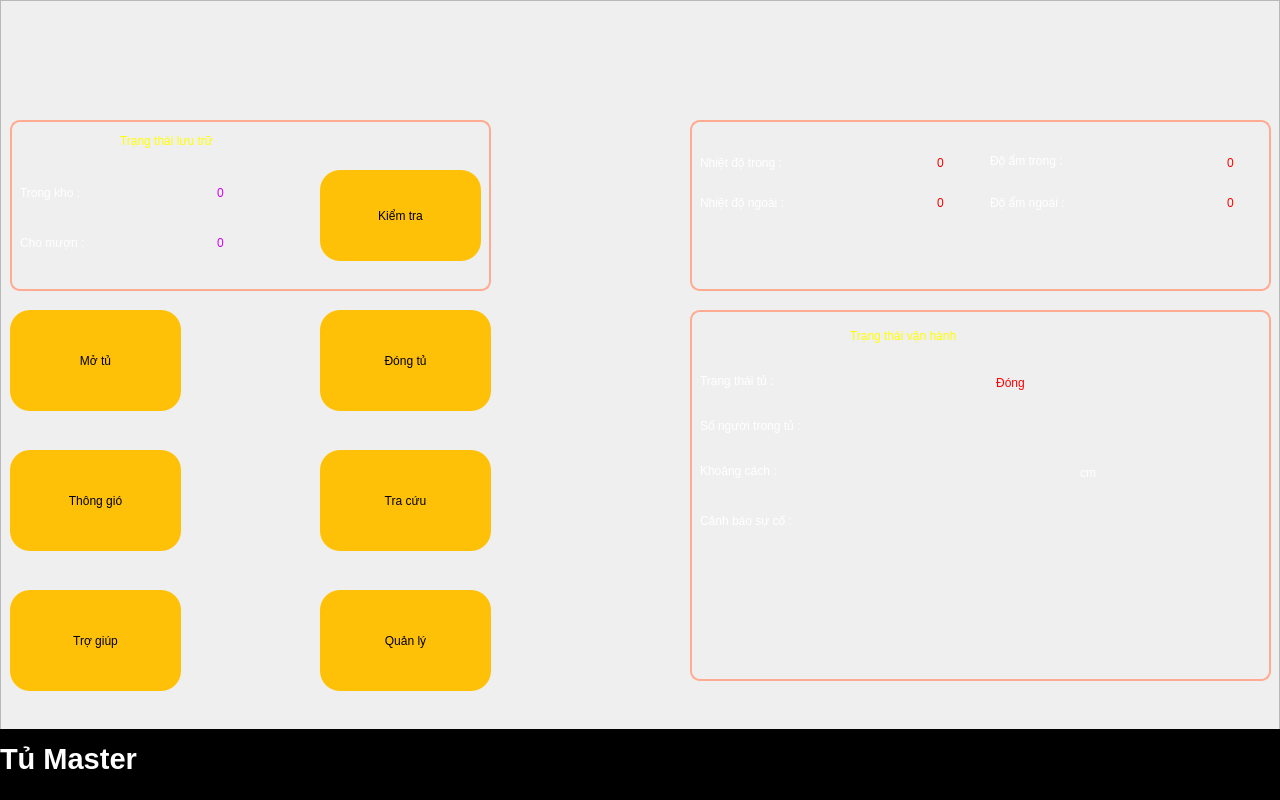
<?xml version="1.0" encoding="UTF-8"?>
<ui version="4.0">
 <class>SV_mainDisplay</class>
 <widget class="QMainWindow" name="SV_mainDisplay">
  <property name="geometry">
   <rect>
    <x>0</x>
    <y>0</y>
    <width>1280</width>
    <height>800</height>
   </rect>
  </property>
  <property name="windowTitle">
   <string>MainWindow</string>
  </property>
  <property name="styleSheet">
   <string notr="true">.QFrame{
	background-image: url(:/images/darkbg.jpg);
}</string>
  </property>
  <widget class="QWidget" name="centralwidget">
   <widget class="QFrame" name="frame">
    <property name="geometry">
     <rect>
      <x>0</x>
      <y>0</y>
      <width>1280</width>
      <height>800</height>
     </rect>
    </property>
    <property name="styleSheet">
     <string notr="true">#grTopMain{background-color: rgb(0, 0, 0);color: rgb(255, 255, 255);}QGroupBox {border: 2px solid #FFAB91;border-radius: 10px;}QPushButton:pressed { background-color: #FF6E40}.QPushButton{border-radius: 20px;background-color: #FFC107;font: 75 20pt bold &quot;Ubuntu&quot;;}</string>
    </property>
    <property name="frameShape">
     <enum>QFrame::StyledPanel</enum>
    </property>
    <property name="frameShadow">
     <enum>QFrame::Raised</enum>
    </property>
    <widget class="QGroupBox" name="grTopMain">
     <property name="geometry">
      <rect>
       <x>0</x>
       <y>729</y>
       <width>1281</width>
       <height>71</height>
      </rect>
     </property>
     <property name="styleSheet">
      <string notr="true">#grTopMain{ border: 0px solid gray; border-radius: 0px; }.QLabel {font: 57 bold 22pt &quot;Ubuntu&quot;;color: rgb(255, 255, 255);}</string>
     </property>
     <property name="title">
      <string/>
     </property>
     <widget class="QLabel" name="label">
      <property name="geometry">
       <rect>
        <x>0</x>
        <y>0</y>
        <width>341</width>
        <height>60</height>
       </rect>
      </property>
      <property name="font">
       <font>
        <family>Ubuntu</family>
        <pointsize>22</pointsize>
        <weight>75</weight>
        <italic>false</italic>
        <bold>true</bold>
       </font>
      </property>
      <property name="text">
       <string>Tủ Master</string>
      </property>
      <property name="margin">
       <number>10</number>
      </property>
     </widget>
     <widget class="QLabel" name="label_2">
      <property name="geometry">
       <rect>
        <x>530</x>
        <y>-1</y>
        <width>741</width>
        <height>61</height>
       </rect>
      </property>
      <property name="font">
       <font>
        <family>Ubuntu</family>
        <pointsize>22</pointsize>
        <weight>75</weight>
        <italic>false</italic>
        <bold>true</bold>
       </font>
      </property>
      <property name="text">
       <string/>
      </property>
      <property name="alignment">
       <set>Qt::AlignRight|Qt::AlignTrailing|Qt::AlignVCenter</set>
      </property>
      <property name="margin">
       <number>10</number>
      </property>
     </widget>
    </widget>
    <widget class="QGroupBox" name="grTempOut">
     <property name="geometry">
      <rect>
       <x>690</x>
       <y>120</y>
       <width>581</width>
       <height>171</height>
      </rect>
     </property>
     <property name="styleSheet">
      <string notr="true">.QLabel{color: rgb(255, 255, 255);font: 75 20pt &quot;Ubuntu&quot;;}#lbTempOutValue{color: rgb(255, 0,0);font: 75 Bold 22pt &quot;Ubuntu&quot;;}#lbHumiOutValue{color: rgb(255, 0, 0);font: 75 Bold 22pt &quot;Ubuntu&quot;;}#lbTempInValue{color: rgb(255, 0, 0);font: 75 Bold 22pt &quot;Ubuntu&quot;;}#lbHumiInValue{color: rgb(255, 0, 0);font: 75 Bold 22pt &quot;Ubuntu&quot;;}</string>
     </property>
     <property name="title">
      <string/>
     </property>
     <widget class="QLabel" name="lbTempIn_2">
      <property name="geometry">
       <rect>
        <x>10</x>
        <y>60</y>
        <width>201</width>
        <height>45</height>
       </rect>
      </property>
      <property name="text">
       <string>Nhiệt độ ngoài : </string>
      </property>
     </widget>
     <widget class="QLabel" name="lbHumiIn_2">
      <property name="geometry">
       <rect>
        <x>300</x>
        <y>60</y>
        <width>191</width>
        <height>45</height>
       </rect>
      </property>
      <property name="text">
       <string>Độ ẩm ngoài : </string>
      </property>
     </widget>
     <widget class="QLabel" name="lbTempOutValue">
      <property name="geometry">
       <rect>
        <x>210</x>
        <y>60</y>
        <width>81</width>
        <height>45</height>
       </rect>
      </property>
      <property name="text">
       <string>0</string>
      </property>
      <property name="alignment">
       <set>Qt::AlignCenter</set>
      </property>
     </widget>
     <widget class="QLabel" name="lbHumiOutValue">
      <property name="geometry">
       <rect>
        <x>500</x>
        <y>60</y>
        <width>81</width>
        <height>45</height>
       </rect>
      </property>
      <property name="text">
       <string>0</string>
      </property>
      <property name="alignment">
       <set>Qt::AlignCenter</set>
      </property>
     </widget>
     <widget class="QLabel" name="lbTempInValue">
      <property name="geometry">
       <rect>
        <x>210</x>
        <y>20</y>
        <width>81</width>
        <height>45</height>
       </rect>
      </property>
      <property name="text">
       <string>0</string>
      </property>
      <property name="alignment">
       <set>Qt::AlignCenter</set>
      </property>
     </widget>
     <widget class="QLabel" name="lbTempIn">
      <property name="geometry">
       <rect>
        <x>10</x>
        <y>20</y>
        <width>201</width>
        <height>45</height>
       </rect>
      </property>
      <property name="text">
       <string>Nhiệt độ trong : </string>
      </property>
     </widget>
     <widget class="QLabel" name="lbHumiInValue">
      <property name="geometry">
       <rect>
        <x>500</x>
        <y>20</y>
        <width>81</width>
        <height>45</height>
       </rect>
      </property>
      <property name="text">
       <string>0</string>
      </property>
      <property name="alignment">
       <set>Qt::AlignCenter</set>
      </property>
     </widget>
     <widget class="QLabel" name="lbHumiIn">
      <property name="geometry">
       <rect>
        <x>300</x>
        <y>20</y>
        <width>191</width>
        <height>41</height>
       </rect>
      </property>
      <property name="text">
       <string>Độ ẩm trong :</string>
      </property>
     </widget>
    </widget>
    <widget class="QGroupBox" name="grStatusMotor">
     <property name="geometry">
      <rect>
       <x>10</x>
       <y>120</y>
       <width>481</width>
       <height>171</height>
      </rect>
     </property>
     <property name="styleSheet">
      <string notr="true">.QLabel{color: rgb(255, 255, 255);font: 75  20pt &quot;Ubuntu&quot;;}
#lbTrangThaiLuuTru{color:#FFFF00 ;font: 75  22pt &quot;Ubuntu&quot;;}
#lbChoMuon{color :#D500F9;font:75 bold 22pt &quot;Ubuntu&quot;;}
#lbTrongKho{color :#D500F9;font:75  bold 22pt &quot;Ubuntu&quot;;}
</string>
     </property>
     <property name="title">
      <string/>
     </property>
     <widget class="QLabel" name="lbTrangThaiLuuTru">
      <property name="geometry">
       <rect>
        <x>110</x>
        <y>5</y>
        <width>251</width>
        <height>31</height>
       </rect>
      </property>
      <property name="text">
       <string>Trạng thái lưu trữ</string>
      </property>
     </widget>
     <widget class="QLabel" name="lbTrongKho">
      <property name="geometry">
       <rect>
        <x>160</x>
        <y>50</y>
        <width>101</width>
        <height>45</height>
       </rect>
      </property>
      <property name="text">
       <string>0</string>
      </property>
      <property name="alignment">
       <set>Qt::AlignCenter</set>
      </property>
     </widget>
     <widget class="QLabel" name="lbTempIn_9">
      <property name="geometry">
       <rect>
        <x>10</x>
        <y>50</y>
        <width>141</width>
        <height>45</height>
       </rect>
      </property>
      <property name="text">
       <string>Trong kho :</string>
      </property>
     </widget>
     <widget class="QLabel" name="lbChoMuon">
      <property name="geometry">
       <rect>
        <x>160</x>
        <y>100</y>
        <width>101</width>
        <height>45</height>
       </rect>
      </property>
      <property name="text">
       <string>0</string>
      </property>
      <property name="alignment">
       <set>Qt::AlignCenter</set>
      </property>
     </widget>
     <widget class="QLabel" name="lbTempIn_10">
      <property name="geometry">
       <rect>
        <x>10</x>
        <y>100</y>
        <width>141</width>
        <height>45</height>
       </rect>
      </property>
      <property name="text">
       <string>Cho mượn :</string>
      </property>
     </widget>
     <widget class="QPushButton" name="btKiemTra">
      <property name="geometry">
       <rect>
        <x>310</x>
        <y>50</y>
        <width>161</width>
        <height>91</height>
       </rect>
      </property>
      <property name="text">
       <string>Kiểm tra</string>
      </property>
     </widget>
    </widget>
    <widget class="QGroupBox" name="grControl">
     <property name="geometry">
      <rect>
       <x>0</x>
       <y>290</y>
       <width>561</width>
       <height>441</height>
      </rect>
     </property>
     <property name="styleSheet">
      <string notr="true">#grControl{ border: 0px solid gray; border-radius: 0px; } </string>
     </property>
     <property name="title">
      <string/>
     </property>
     <widget class="QPushButton" name="btTroGiup">
      <property name="geometry">
       <rect>
        <x>10</x>
        <y>300</y>
        <width>171</width>
        <height>101</height>
       </rect>
      </property>
      <property name="text">
       <string>Trợ giúp</string>
      </property>
     </widget>
     <widget class="QPushButton" name="btQuanLy">
      <property name="geometry">
       <rect>
        <x>320</x>
        <y>300</y>
        <width>171</width>
        <height>101</height>
       </rect>
      </property>
      <property name="text">
       <string>Quản lý</string>
      </property>
     </widget>
     <widget class="QPushButton" name="btDongTu">
      <property name="geometry">
       <rect>
        <x>320</x>
        <y>20</y>
        <width>171</width>
        <height>101</height>
       </rect>
      </property>
      <property name="text">
       <string>Đóng tủ</string>
      </property>
     </widget>
     <widget class="QPushButton" name="btMoTu">
      <property name="geometry">
       <rect>
        <x>10</x>
        <y>20</y>
        <width>171</width>
        <height>101</height>
       </rect>
      </property>
      <property name="text">
       <string>Mở tủ</string>
      </property>
     </widget>
     <widget class="QPushButton" name="btThongGio">
      <property name="geometry">
       <rect>
        <x>10</x>
        <y>160</y>
        <width>171</width>
        <height>101</height>
       </rect>
      </property>
      <property name="text">
       <string>Thông gió</string>
      </property>
     </widget>
     <widget class="QPushButton" name="btTraCuu">
      <property name="geometry">
       <rect>
        <x>320</x>
        <y>160</y>
        <width>171</width>
        <height>101</height>
       </rect>
      </property>
      <property name="text">
       <string>Tra cứu</string>
      </property>
     </widget>
    </widget>
    <widget class="QGroupBox" name="grWarning">
     <property name="geometry">
      <rect>
       <x>690</x>
       <y>310</y>
       <width>581</width>
       <height>371</height>
      </rect>
     </property>
     <property name="styleSheet">
      <string notr="true">#lbWarning{color: rgb(255, 0, 0);font: 75 Bold 22pt &quot;Ubuntu&quot;;}#lbCanhBao{color:#FFFF00 ;font: 75  22pt &quot;Ubuntu&quot;;}.QLabel{color: rgb(255, 255, 255);font: 75 20pt &quot;Ubuntu&quot;;}#lbKhoangCach{color: rgb(255, 0, 0);font: 75 Bold 22pt &quot;Ubuntu&quot;;}#lbstatusMotor{color: rgb(255, 0, 0);font: 75 Bold 22pt &quot;Ubuntu&quot;;}#lbSoNguoi{color: rgb(255, 0, 0);font: 75 Bold 22pt &quot;Ubuntu&quot;;}</string>
     </property>
     <property name="title">
      <string/>
     </property>
     <widget class="QLabel" name="lbCanhBao">
      <property name="geometry">
       <rect>
        <x>160</x>
        <y>5</y>
        <width>271</width>
        <height>41</height>
       </rect>
      </property>
      <property name="text">
       <string>Trạng thái vận hành</string>
      </property>
     </widget>
     <widget class="QLabel" name="lbTempIn_7">
      <property name="geometry">
       <rect>
        <x>390</x>
        <y>140</y>
        <width>81</width>
        <height>45</height>
       </rect>
      </property>
      <property name="text">
       <string>cm</string>
      </property>
     </widget>
     <widget class="QLabel" name="lbKhoangCach">
      <property name="geometry">
       <rect>
        <x>270</x>
        <y>140</y>
        <width>111</width>
        <height>45</height>
       </rect>
      </property>
      <property name="text">
       <string/>
      </property>
      <property name="alignment">
       <set>Qt::AlignCenter</set>
      </property>
     </widget>
     <widget class="QLabel" name="lbHumiIn_3">
      <property name="geometry">
       <rect>
        <x>10</x>
        <y>140</y>
        <width>191</width>
        <height>41</height>
       </rect>
      </property>
      <property name="text">
       <string>Khoảng cách :</string>
      </property>
     </widget>
     <widget class="QLabel" name="lbstatusMotor">
      <property name="geometry">
       <rect>
        <x>220</x>
        <y>50</y>
        <width>201</width>
        <height>45</height>
       </rect>
      </property>
      <property name="text">
       <string>Đóng</string>
      </property>
      <property name="alignment">
       <set>Qt::AlignCenter</set>
      </property>
     </widget>
     <widget class="QLabel" name="lbSoNguoi">
      <property name="geometry">
       <rect>
        <x>250</x>
        <y>95</y>
        <width>141</width>
        <height>45</height>
       </rect>
      </property>
      <property name="text">
       <string/>
      </property>
      <property name="alignment">
       <set>Qt::AlignCenter</set>
      </property>
     </widget>
     <widget class="QLabel" name="lbHumiIn_4">
      <property name="geometry">
       <rect>
        <x>10</x>
        <y>50</y>
        <width>181</width>
        <height>41</height>
       </rect>
      </property>
      <property name="text">
       <string>Trạng thái tủ :</string>
      </property>
     </widget>
     <widget class="QLabel" name="lbHumiIn_5">
      <property name="geometry">
       <rect>
        <x>10</x>
        <y>95</y>
        <width>231</width>
        <height>41</height>
       </rect>
      </property>
      <property name="text">
       <string>Số người trong tủ :</string>
      </property>
     </widget>
     <widget class="QLabel" name="lbWarning">
      <property name="geometry">
       <rect>
        <x>10</x>
        <y>244</y>
        <width>561</width>
        <height>101</height>
       </rect>
      </property>
      <property name="text">
       <string/>
      </property>
      <property name="alignment">
       <set>Qt::AlignCenter</set>
      </property>
     </widget>
     <widget class="QLabel" name="lbCanhBao_2">
      <property name="geometry">
       <rect>
        <x>10</x>
        <y>190</y>
        <width>211</width>
        <height>41</height>
       </rect>
      </property>
      <property name="text">
       <string>Cảnh báo sự cố :</string>
      </property>
     </widget>
    </widget>
    <widget class="QPushButton" name="btExit">
     <property name="geometry">
      <rect>
       <x>5</x>
       <y>5</y>
       <width>71</width>
       <height>75</height>
      </rect>
     </property>
     <property name="styleSheet">
      <string notr="true">border: none;
background-color: none;</string>
     </property>
     <property name="text">
      <string/>
     </property>
    </widget>
    <zorder>grTopMain</zorder>
    <zorder>grTempOut</zorder>
    <zorder>grStatusMotor</zorder>
    <zorder>grControl</zorder>
    <zorder>grWarning</zorder>
    <zorder>btExit</zorder>
    <zorder>label_2</zorder>
   </widget>
  </widget>
 </widget>
 <resources>
  <include location="resources.qrc"/>
 </resources>
 <connections/>
</ui>
